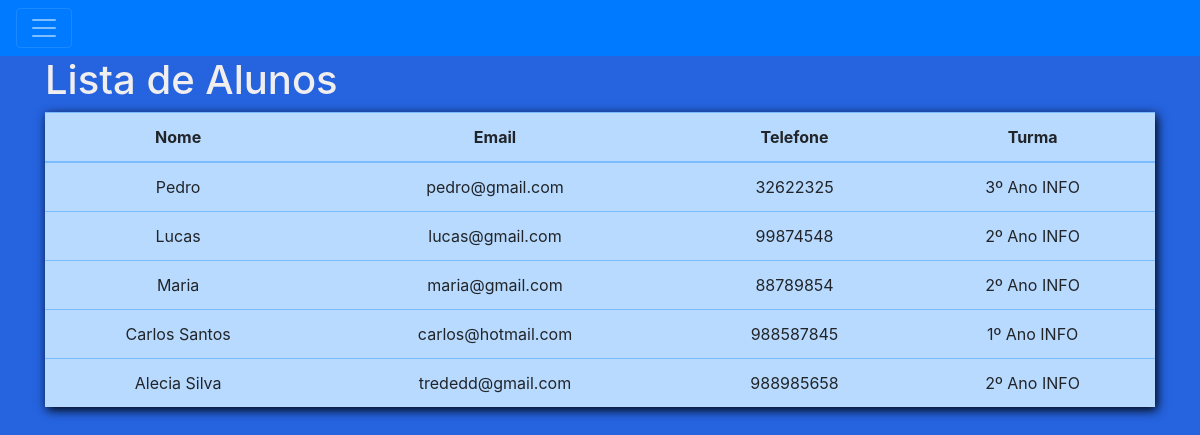
The page / on the database its author committed.
### core/models.py (models this page shows, shortened)
class Aluno (models.Model):
    nome = models.CharField(max_length=150)
    email = models.EmailField()
    telefone = models.CharField(max_length=100)
    turma = models.ForeignKey(Turma, on_delete=models.PROTECT)

class Turma(models.Model):
    nome = models.CharField(max_length=100)
    def __str__(self):
        return self.nome

### core/views.py (the view)
# urls.py: path('', home),
def home(request):
    alunos = Aluno.objects.all()
    return render(request, 'index.html', {'alunos':alunos})

### templates/index.html (shortened to what this page needs)
{% extends 'base.html' %}
{% block content %}
<div class="container">
    <h1>Lista de Alunos</h1>
    <table class="table table-primary">
        <thead>
            <tr>
                <th>Nome</th>
                <th>Email</th>
                <th>Telefone</th>
                <th>Turma</th>
            </tr>
        </thead>
        <tbody>
            {% for aluno in alunos %}
            <tr>
                <td>{{aluno.nome}}</td>
                <td>{{aluno.email}}</td>
                <td>{{aluno.telefone}}</td>
                <td>{{aluno.turma}}</td>
            </tr>
            {% endfor %}
        </tbody>
    </table>
    <br>
        {% endblock %}

### templates/base.html (shortened to what this page needs)
{% load static %}
<!doctype html>
<html lang="pt-br">
<head>
  <link rel="stylesheet" href="https://stackpath.bootstrapcdn.com/bootstrap/4.3.1/css/bootstrap.min.css">
  <link rel="stylesheet" href="{% static 'estilo.css' %}">
</head>
<body>
  <div class="pos-f-t">
    <nav class="navbar navbar-dark bg-primary">
      <button class="navbar-toggler" type="button" data-toggle="collapse" data-target="#navbarToggleExternalContent"
        aria-controls="navbarToggleExternalContent" aria-expanded="false" aria-label="Toggle navigation">
        <span class="navbar-toggler-icon"></span>
      </button>
    </nav>
  </div>
  {% block content%}
  {% endblock %}
</body>
</html>

### static/estilo.css (style rules this page uses)
h1 { color: rgb(240, 238, 239); }
body { background-color: rgb(37, 99, 223); }
table { box-shadow: 2px 3px 10px black; text-align: center; }

### rows shown on the page
Aluno: nome "Pedro", email "pedro@gmail.com", telefone "32622325", turma "3º Ano INFO"
Aluno: nome "Lucas", email "lucas@gmail.com", telefone "99874548", turma "2º Ano INFO"
Aluno: nome "Maria", email "maria@gmail.com", telefone "88789854", turma "2º Ano INFO"
Aluno: nome "Carlos Santos", email "carlos@hotmail.com", telefone "988587845", turma "1º Ano INFO"
Aluno: nome "Alecia Silva", email "trededd@gmail.com", telefone "988985658", turma "2º Ano INFO"
